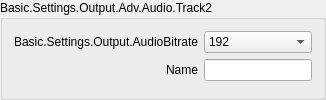
                             <widget class="QGroupBox" name="groupBox_19">
                              <property name="sizePolicy">
                               <sizepolicy hsizetype="Preferred" vsizetype="Maximum">
                                <horstretch>0</horstretch>
                                <verstretch>0</verstretch>
                               </sizepolicy>
                              </property>
                              <property name="title">
                               <string>Basic.Settings.Output.Adv.Audio.Track2</string>
                              </property>
                              <layout class="QFormLayout" name="formLayout_36">
                               <property name="fieldGrowthPolicy">
                                <enum>QFormLayout::AllNonFixedFieldsGrow</enum>
                               </property>
                               <property name="labelAlignment">
                                <set>Qt::AlignRight|Qt::AlignTrailing|Qt::AlignVCenter</set>
                               </property>
                               <item row="0" column="0">
                                <widget class="QLabel" name="label_79">
                                 <property name="minimumSize">
                                  <size>
                                   <width>170</width>
                                   <height>0</height>
                                  </size>
                                 </property>
                                 <property name="text">
                                  <string>Basic.Settings.Output.AudioBitrate</string>
                                 </property>
                                 <property name="alignment">
                                  <set>Qt::AlignRight|Qt::AlignTrailing|Qt::AlignVCenter</set>
                                 </property>
                                 <property name="buddy">
                                  <cstring>advOutTrack2Bitrate</cstring>
                                 </property>
                                </widget>
                               </item>
                               <item row="0" column="1">
                                <widget class="QComboBox" name="advOutTrack2Bitrate_2">
                                 <property name="currentIndex">
                                  <number>8</number>
                                 </property>
                                 <item>
                                  <property name="text">
                                   <string>32</string>
                                  </property>
                                 </item>
                                 <item>
                                  <property name="text">
                                   <string>48</string>
                                  </property>
                                 </item>
                                 <item>
                                  <property name="text">
                                   <string>64</string>
                                  </property>
                                 </item>
                                 <item>
                                  <property name="text">
                                   <string>80</string>
                                  </property>
                                 </item>
                                 <item>
                                  <property name="text">
                                   <string>96</string>
                                  </property>
                                 </item>
                                 <item>
                                  <property name="text">
                                   <string>112</string>
                                  </property>
                                 </item>
                                 <item>
                                  <property name="text">
                                   <string>128</string>
                                  </property>
                                 </item>
                                 <item>
                                  <property name="text">
                                   <string>160</string>
                                  </property>
                                 </item>
                                 <item>
                                  <property name="text">
                                   <string>192</string>
                                  </property>
                                 </item>
                                 <item>
                                  <property name="text">
                                   <string>256</string>
                                  </property>
                                 </item>
                                 <item>
                                  <property name="text">
                                   <string>320</string>
                                  </property>
                                 </item>
                                </widget>
                               </item>
                               <item row="1" column="0">
                                <widget class="QLabel" name="label_80">
                                 <property name="text">
                                  <string>Name</string>
                                 </property>
                                 <property name="buddy">
                                  <cstring>advOutTrack2Name</cstring>
                                 </property>
                                </widget>
                               </item>
                               <item row="1" column="1">
                                <widget class="QLineEdit" name="advOutTrack2Name_2"/>
                               </item>
                              </layout>
                             </widget>
